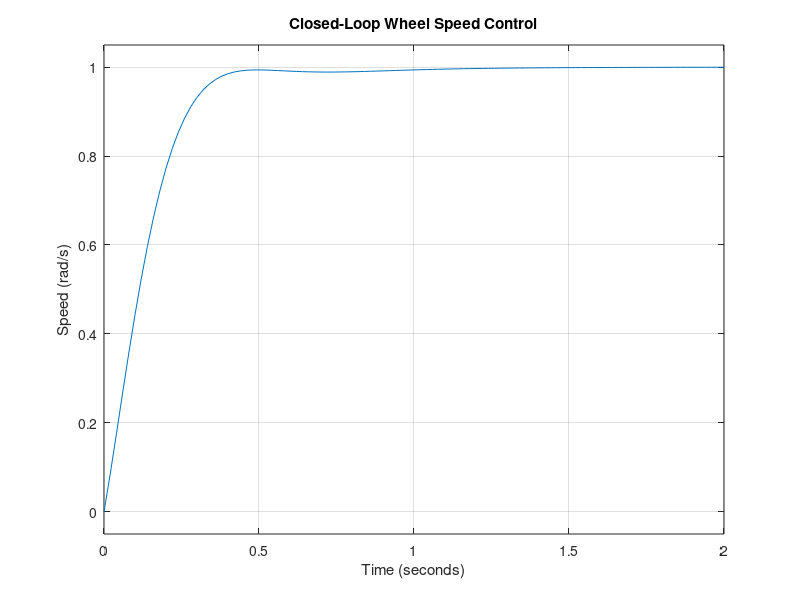

MATLAB code for this plot: (Note: this script raises an error after producing the figure.)
s = tf('s');
P = 20 / (s^2 + 14*s + 42);
Kp = 5.0;  
Ki = 15.0; 
Kd = 0.2;  
C = pid(Kp, Ki, Kd);
T = feedback(C * P, 1);

figure;
step(T);
title('Closed-Loop Wheel Speed Control');
xlabel('Time (seconds)');
ylabel('Speed (rad/s)');
grid on;

info = stepinfo(T);
disp('--- Performance Metrics ---');
fprintf('Rise Time: %.4f s (Target: < 1.5s)\n', info.RiseTime);
fprintf('Overshoot: %.2f %% (Target: < 10%%)\n', info.Overshoot);
fprintf('Steady-State Error: %.2f %% (Target: 0%%)\n', (1 - dcgain(T))*100);
